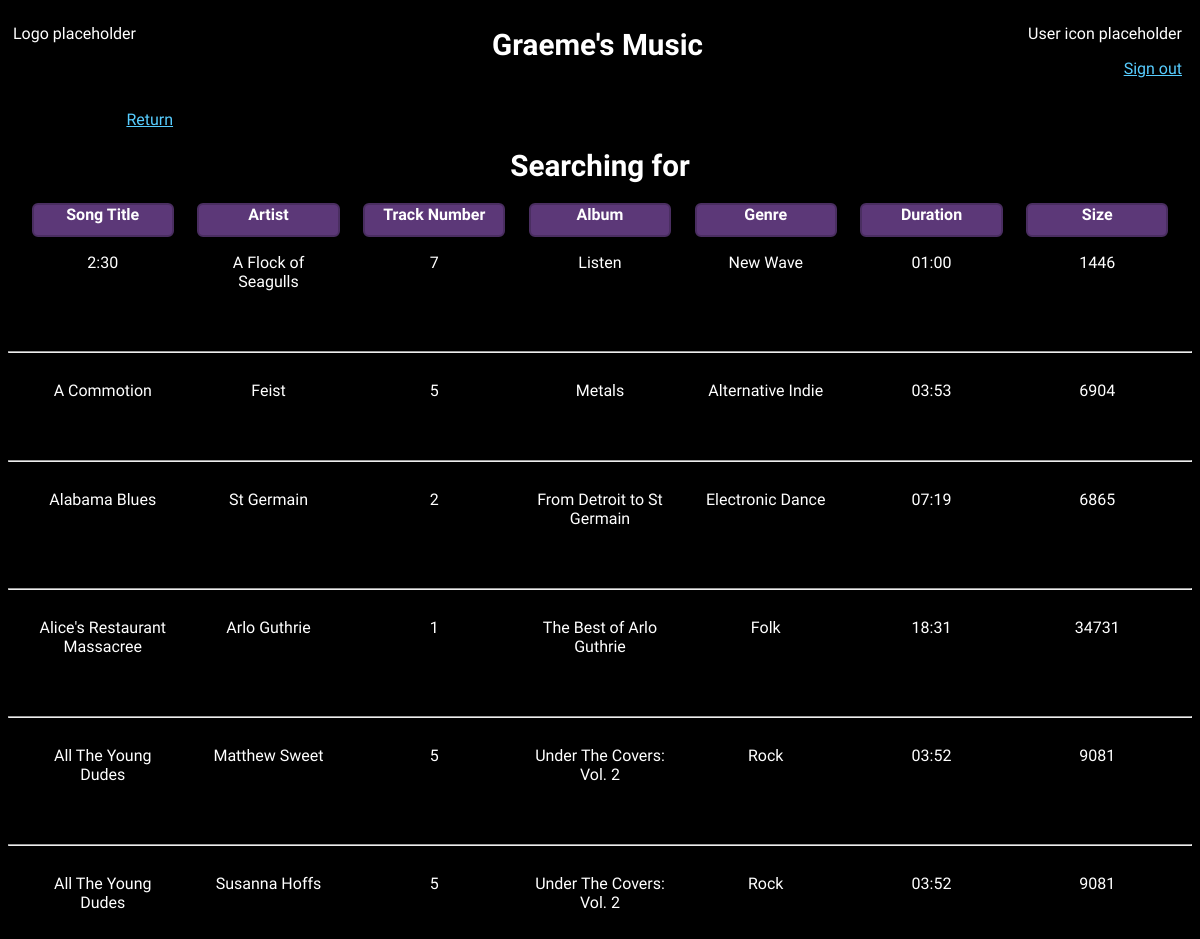
/search.php (signed in), run on the app's committed database.
### tables this page shows
CREATE TABLE `graeme_music_main` (
  `song_id` smallint unsigned NOT NULL AUTO_INCREMENT,
  `file_name` varchar(90) NOT NULL,
  `title` varchar(90) NOT NULL,
  `track_number` tinyint unsigned NOT NULL,
  `duration` char(5) NOT NULL,
  `size` int unsigned NOT NULL,
  `album_id` smallint unsigned NOT NULL,
  PRIMARY KEY (`song_id`),
  KEY `song_id` (`song_id`),
  KEY `album_id` (`album_id`),
  CONSTRAINT `graeme_music_main_ibfk_1` FOREIGN KEY (`album_id`) REFERENCES `graeme_music_album` (`album_id`) ON DELETE CASCADE ON UPDATE CASCADE
);

CREATE TABLE `graeme_music_artist` (
  `artist_id` smallint unsigned NOT NULL AUTO_INCREMENT,
  `artist` varchar(35) NOT NULL,
  PRIMARY KEY (`artist_id`),
  KEY `artist_id` (`artist_id`)
);

CREATE TABLE `graeme_music_album` (
  `album_id` smallint unsigned NOT NULL AUTO_INCREMENT,
  `album` varchar(60) NOT NULL,
  PRIMARY KEY (`album_id`),
  KEY `album_id` (`album_id`)
);

CREATE TABLE `graeme_music_genre` (
  `genre_id` smallint unsigned NOT NULL AUTO_INCREMENT,
  `genre` varchar(30) NOT NULL,
  PRIMARY KEY (`genre_id`),
  KEY `genre_id` (`genre_id`)
);

### search.php (the view, shortened to what this page needs)
<?php
if(!isset($_SESSION['login_user'])) {
	header("location:login.php");
} else{
	$search = $_SESSION['search'];
}
?>
<!DOCTYPE html>
<html>
	<head>
		<link rel="stylesheet" href="css/style.css">
	</head>
	<body>
		<div class="header">
			<div class="logo">
				<p>Logo placeholder</p>
			</div>
			<div class="header_text">
				<h1>Graeme's Music</h1>
			</div>
			<div class="user_info">
				<p>User icon placeholder</p>
				<p><a href="sign_out.php">Sign out</a></p>
			</div>
		</div>
		<div class="search_container">
			<p class="return_link"><a href="index.php">Return</a></p>
			<h1>Searching for <?php echo $search; ?></h1>
			<div class="field_headings_desktop">
				<div class="heading_box"><h3>Song Title</h3></div>
				<div class="heading_box"><h3>Artist</h3></div>
				<div class="heading_box"><h3>Track Number</h3></div>
				<div class="heading_box"><h3>Album</h3></div>
				<div class="heading_box"><h3>Genre</h3></div>
				<div class="heading_box"><h3>Duration</h3></div>
				<div class="heading_box"><h3>Size</h3></div>
			</div>
			<?php
			require "13CSI_Graeme_Music_Assessment_mysqli.php";
			$query = "SELECT m.song_id, m.file_name, m.title, m.track_number, m.duration, m.size, al.album, ar.artist, g.genre
			FROM graeme_music_main AS m
			JOIN graeme_music_album AS al ON m.album_id = al.album_id
			JOIN graeme_music_main_to_artist AS mta ON m.song_id = mta.song_id
			JOIN graeme_music_artist AS ar ON mta.artist_id = ar.artist_id
			JOIN graeme_music_main_to_genre AS mtg ON m.song_id = mtg.song_id
			JOIN graeme_music_genre AS g ON mtg.genre_id = g.genre_id
			WHERE m.title LIKE '%$search%'";
			$result = mysqli_query($conn,$query);
			while($output=mysqli_fetch_array($result)) {
			?>
			<div class="field_data_desktop">
				<div class="data_box"><p><?php echo $output['title'];?></p></div>
				<div class="data_box"><p><?php echo $output['artist'];?></p></div>
				<div class="data_box"><p><?php echo $output['track_number'];?></p></div>
				<div class="data_box"><p><?php echo $output['album'];?></p></div>
				<div class="data_box"><p><?php echo $output['genre'];?></p></div>
				<div class="data_box"><p><?php echo $output['duration'];?></p></div>
				<div class="data_box"><p><?php echo $output['size'];?></p></div>
			</div>
			<br>
			<br>
			<hr>
			<?php
			}
			?>
		</div>
	</body>
</html>

### css/style.css (style rules this page uses)
p { color: #fff; padding-left: 5px; padding-right: 5px; font-size: 1em; font-family: "Nanum Gothic", sans-serif; font-weight: 400; font-style: normal; }
h1 { color: #fff; text-align: center; font-size: 1.85em; font-family: "REM", sans-serif; font-optical-sizing: auto; font-weight: bold; font-style: normal; }
h3 { color: #fff; text-align: center; margin: 0 auto; font-size: 1em; font-family: "REM", sans-serif; font-optical-sizing: auto; font-weight: bold; font-style: normal; }
.return_link { padding-left: 10%; }
a:link { color: #57cdff; }
body { background: #000; }
.header { width: 100%; height: 100%; max-height: 400px; position: relative; display: flex; flex-flow: row nowrap; justify-content: start; background: #000; overflow: hidden; }
.logo { flex: 20%; }
.header_text { flex: 60%; text-align: center; }
.user_info { flex: 20%; float: right; text-align: right; padding-right: 5px; }
.playlist_container, .search_container { max-height: 825px; height: 100%; overflow: scroll; overflow-x: hidden; }
.field_headings_desktop { display: none; }
@media only screen and (min-width: 601px) { .field_headings_desktop { width: 100%; display: grid; grid-gap: 2%; grid-template-columns: 12% 12% 12% 12% 12% 12% 12%; grid-template-rows: 26px; padding-bottom: 4px; justify-content: center; } }
.heading_box { border: 2px solid #4a2e61; -moz-border-radius: 6px; -webkit-border-radius: 6px; border-radius: 6px; text-align: center; background-color: #5c3878; height: 30px; }
.field_data_desktop { display: none; }
@media only screen and (min-width: 601px) { .field_data_desktop { width: 100%; display: grid; grid-gap: 2%; grid-template-columns: 12% 12% 12% 12% 12% 12% 12%; grid-template-rows: auto; padding-top: 4px; justify-content: center; } }
.data_box { text-align: center; height: auto; }

### data on the page
graeme_music_main: title "2:30", graeme_music_artist.artist "A Flock of Seagulls", track_number "7", album.album "Listen", graeme_music_genre.genre "New Wave", duration "01:00", size "1446"
graeme_music_main: title "A Commotion", graeme_music_artist.artist "Feist", track_number "5", album.album "Metals", graeme_music_genre.genre "Alternative Indie", duration "03:53", size "6904"
graeme_music_main: title "Alabama Blues", graeme_music_artist.artist "St Germain", track_number "2", album.album "From Detroit to St Germain", graeme_music_genre.genre "Electronic Dance", duration "07:19", size "6865"
graeme_music_main: title "Alice's Restaurant Massacree", graeme_music_artist.artist "Arlo Guthrie", track_number "1", album.album "The Best of Arlo Guthrie", graeme_music_genre.genre "Folk", duration "18:31", size "34731"
graeme_music_main: title "All The Young Dudes", graeme_music_artist.artist "Matthew Sweet", track_number "5", album.album "Under The Covers: Vol. 2", graeme_music_genre.genre "Rock", duration "03:52", size "9081", graeme_music_artist.artist "Susanna Hoffs"
